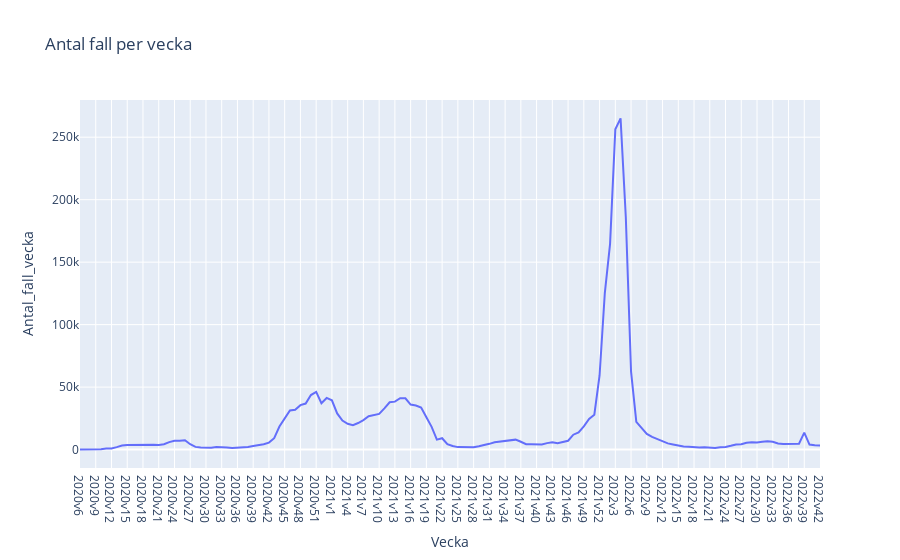

This figure's notebook cell:
### Code cell
px.line(data_frame=covid19, x="Vecka", y="Antal_fall_vecka", title="Antal fall per vecka")

### Figure 1 — Plotly figure (JSON) as saved in the notebook; plotly's stock layout.template omitted (floating-point values rounded to 4 significant figures; data arrays with more than 128 entries replaced by an {"elided": "..."} marker saying what was removed)
{"data": [{"hovertemplate": "Vecka=%{x}<br>Antal_fall_vecka=%{y}<extra></extra>", "legendgroup": "", "line": {"color": "#636efa", "dash": "solid"}, "marker": {"symbol": "circle"}, "mode": "lines", "name": "", "orientation": "v", "showlegend": false, "type": "scatter", "x": {"elided": "142 str values"}, "xaxis": "x", "y": {"elided": "142 int values"}, "yaxis": "y"}], "layout": {"legend": {"tracegroupgap": 0}, "title": {"text": "Antal fall per vecka"}, "xaxis": {"anchor": "y", "domain": [0, 1], "title": {"text": "Vecka"}}, "yaxis": {"anchor": "x", "domain": [0, 1], "title": {"text": "Antal_fall_vecka"}}}}
